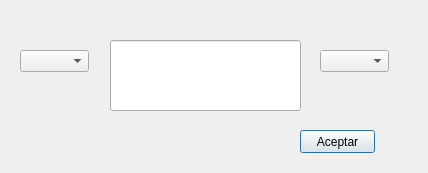
<ui version="4.0" >
 <class>Dialog</class>
 <widget class="QDialog" name="Dialog" >
  <property name="geometry" >
   <rect>
    <x>0</x>
    <y>0</y>
    <width>428</width>
    <height>173</height>
   </rect>
  </property>
  <property name="windowTitle" >
   <string>Dialog</string>
  </property>
  <widget class="QPushButton" name="insertarCondicion" >
   <property name="geometry" >
    <rect>
     <x>300</x>
     <y>130</y>
     <width>75</width>
     <height>23</height>
    </rect>
   </property>
   <property name="text" >
    <string>Aceptar</string>
   </property>
  </widget>
  <widget class="QLineEdit" name="lineCondicion" >
   <property name="geometry" >
    <rect>
     <x>110</x>
     <y>40</y>
     <width>191</width>
     <height>71</height>
    </rect>
   </property>
  </widget>
  <widget class="QComboBox" name="comboBoxIn" >
   <property name="geometry" >
    <rect>
     <x>320</x>
     <y>50</y>
     <width>69</width>
     <height>22</height>
    </rect>
   </property>
  </widget>
  <widget class="QComboBox" name="comboBoxOut" >
   <property name="geometry" >
    <rect>
     <x>20</x>
     <y>50</y>
     <width>69</width>
     <height>22</height>
    </rect>
   </property>
  </widget>
 </widget>
 <resources/>
 <connections/>
</ui>
